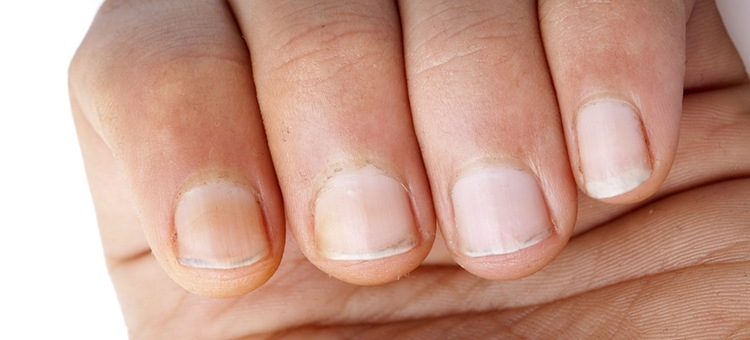
#> input picture nail.jpg, 750 x 340 px, found by its file name
$ python gigzit_script.py
#> lines starting #> are read from the running program, lines starting #| are printed output that depends on the picture
# -*- coding: utf-8 -*-
"""Gigzit.ipynb

Automatically generated by Colab.

Original file is located at
    https://colab.research.google.com/drive/1P1nAnt4_9vL5sPJqTnpRz9rWja4Xrvdh
"""

import cv2
import numpy as np

# Load Raw Image
def load_raw_image(image_path):
#> called with image_path = '/content/nail.jpg'
    image = cv2.imread(image_path)
#> image is the input picture: shape (340, 750, 3); mean B, G, R 140.8, 157, 200.3
    return image

# Pre-processing (Optional)
def preprocess_image(image):
    # Convert to grayscale
    gray = cv2.cvtColor(image, cv2.COLOR_BGR2GRAY)
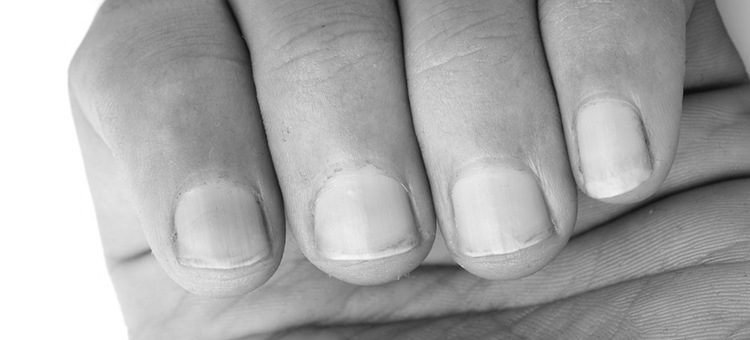
#> gray: shape (340, 750); min 13, max 255, mean 168.1
    return gray

# Load Labeled Image
def load_labeled_image(labeled_image_path):
#> called with labeled_image_path = '/content/seg.jpg'
    labeled_image = cv2.imread(labeled_image_path)
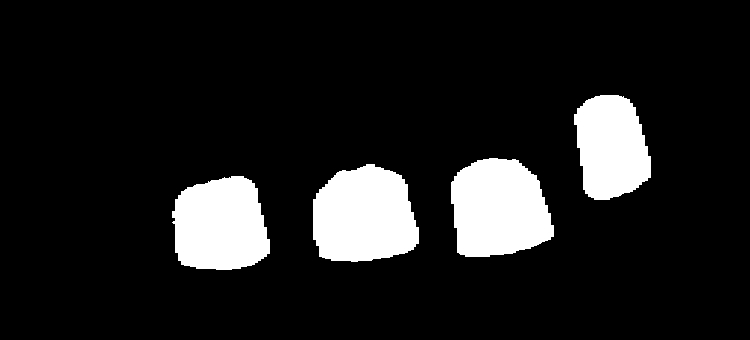
#> input picture seg.jpg, 750 x 340 px, found by its file name
#> labeled_image is the input picture: shape (340, 750, 3); min 0, max 255, mean 30.2
    return labeled_image

# Label Integration
def integrate_labeled_image(raw_image, labeled_image):
    # Get the dimensions of the raw image
    if len(raw_image.shape) == 2:  # Grayscale image
        height, width = raw_image.shape
#> height = 340; width = 750
        channels = 1
    else:  # Color image
        height, width, channels = raw_image.shape

    # Create a labeled image with the same dimensions
    labeled_image_integrated = np.zeros((height, width), dtype=np.uint8)

    # Iterate over each pixel in the raw image
    for i in range(height):
        for j in range(width):
            # Get the pixel value from the labeled image
            pixel_value = labeled_image[i, j]

            # Assign the corresponding class label
            if np.array_equal(pixel_value, (0, 0, 0)):  # Black pixel: Class 1 (French manicure)
                labeled_image_integrated[i, j] = 1
            elif np.array_equal(pixel_value, (255, 255, 255)):  # White pixel: Class 2 (Acrylic)
                labeled_image_integrated[i, j] = 2
            elif np.array_equal(pixel_value, (128, 128, 128)):  # Gray pixel: Class 3 (Bare nail)
                labeled_image_integrated[i, j] = 3
            else:
                labeled_image_integrated[i, j] = 0  # Unknown class
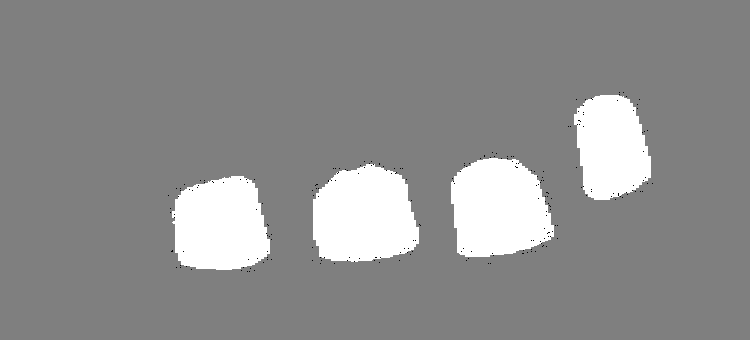
#> labeled_image_integrated: shape (340, 750); min 0, max 2, mean 1.12; drawn with min black and max white

    return labeled_image_integrated

# Interactive Labeling (Optional)
def interactive_labeling(raw_image):
    # Create a window for interactive labeling
    cv2.namedWindow("Interactive Labeling")
    cv2.setMouseCallback("Interactive Labeling", interactive_labeling_callback, raw_image)

    # Display the raw image
    cv2.imshow("Interactive Labeling", raw_image)

    # Wait for user input
    cv2.waitKey(0)
    cv2.destroyAllWindows()

def interactive_labeling_callback(event, x, y, flags, param):
    # Get the pixel value at the clicked location
    pixel_value = param[y, x]

    # Assign the corresponding class label
    if event == cv2.EVENT_LBUTTONDOWN:
        if np.array_equal(pixel_value, (0, 0, 0)):  # Black pixel: Class 1 (French manicure)
            param[y, x] = (255, 0, 0)  # Red pixel: Class 1
        elif np.array_equal(pixel_value, (255, 255, 255)):  # White pixel: Class 2 (Acrylic)
            param[y, x] = (0, 255, 0)  # Green pixel: Class 2
        elif np.array_equal(pixel_value, (128, 128, 128)):  # Gray pixel: Class 3 (Bare nail)
            param[y, x] = (0, 0, 255)  # Blue pixel: Class 3
        else:
            param[y, x] = (0, 0, 0)  # Black pixel: Unknown class

# Main script
if __name__ == "__main__":
    # Load the raw image
    raw_image_path = "/content/nail.jpg"
    raw_image = load_raw_image(raw_image_path)

    # Pre-process the image (optional)
    raw_image = preprocess_image(raw_image)

    # Load the labeled image
    labeled_image_path = "/content/seg.jpg"
    labeled_image = load_labeled_image(labeled_image_path)

    # Integrate the labeled image
    labeled_image_integrated = integrate_labeled_image(raw_image, labeled_image)

    # Save the labeled image
    cv2.imwrite("labeled_image_integrated.png", labeled_image_integrated)
